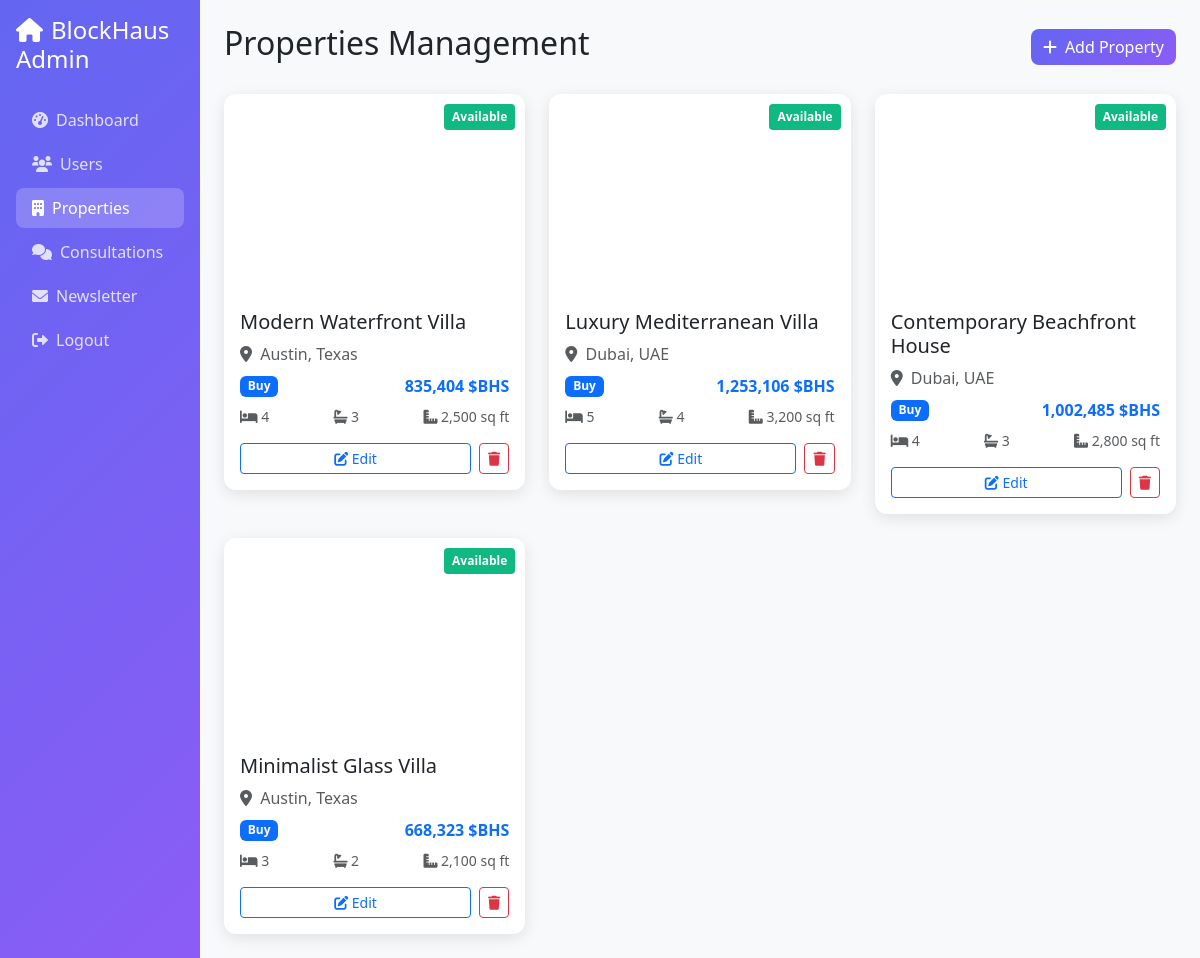
Before: /backend/admin/properties.php (signed in) with the older database file.
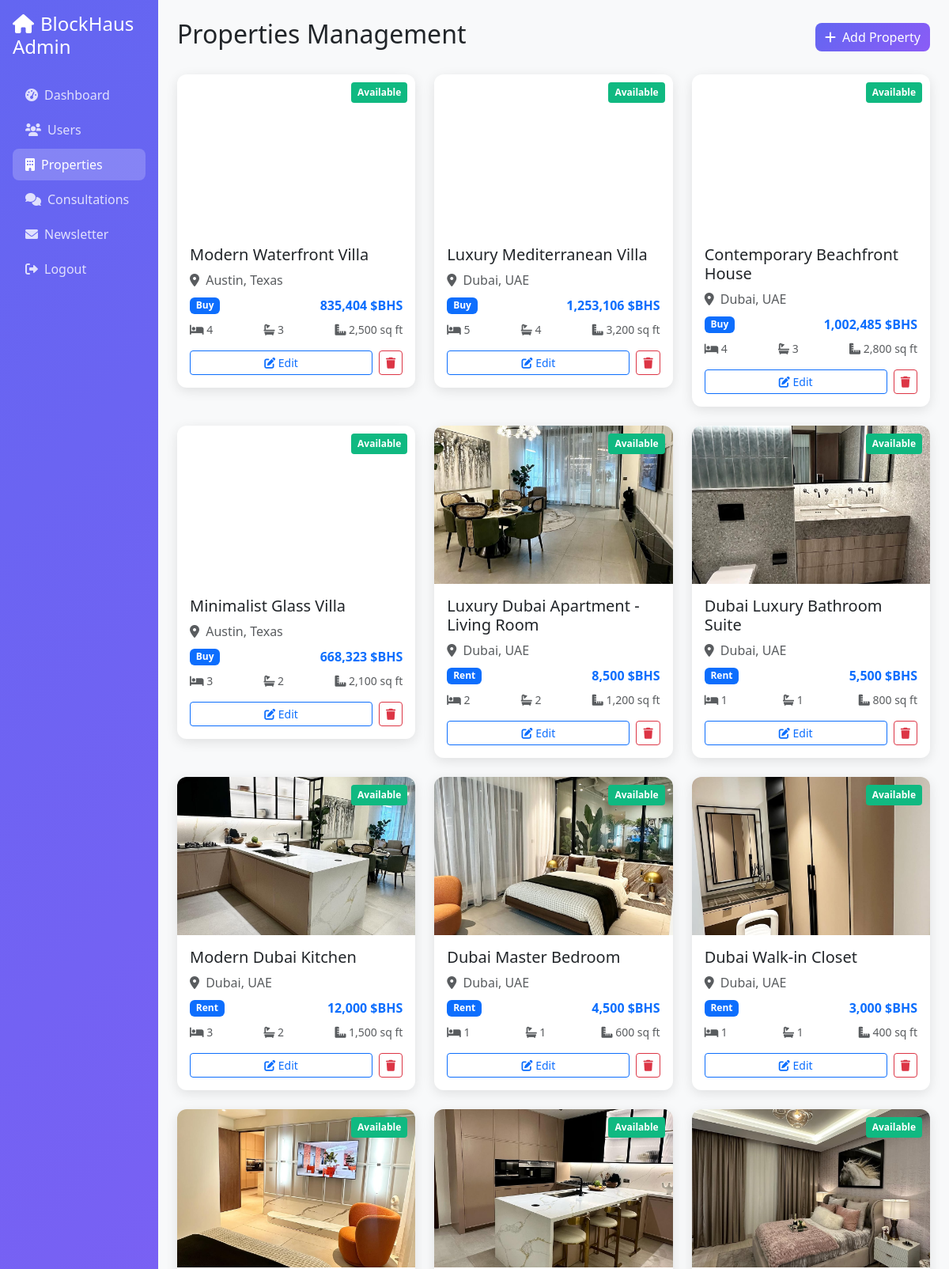
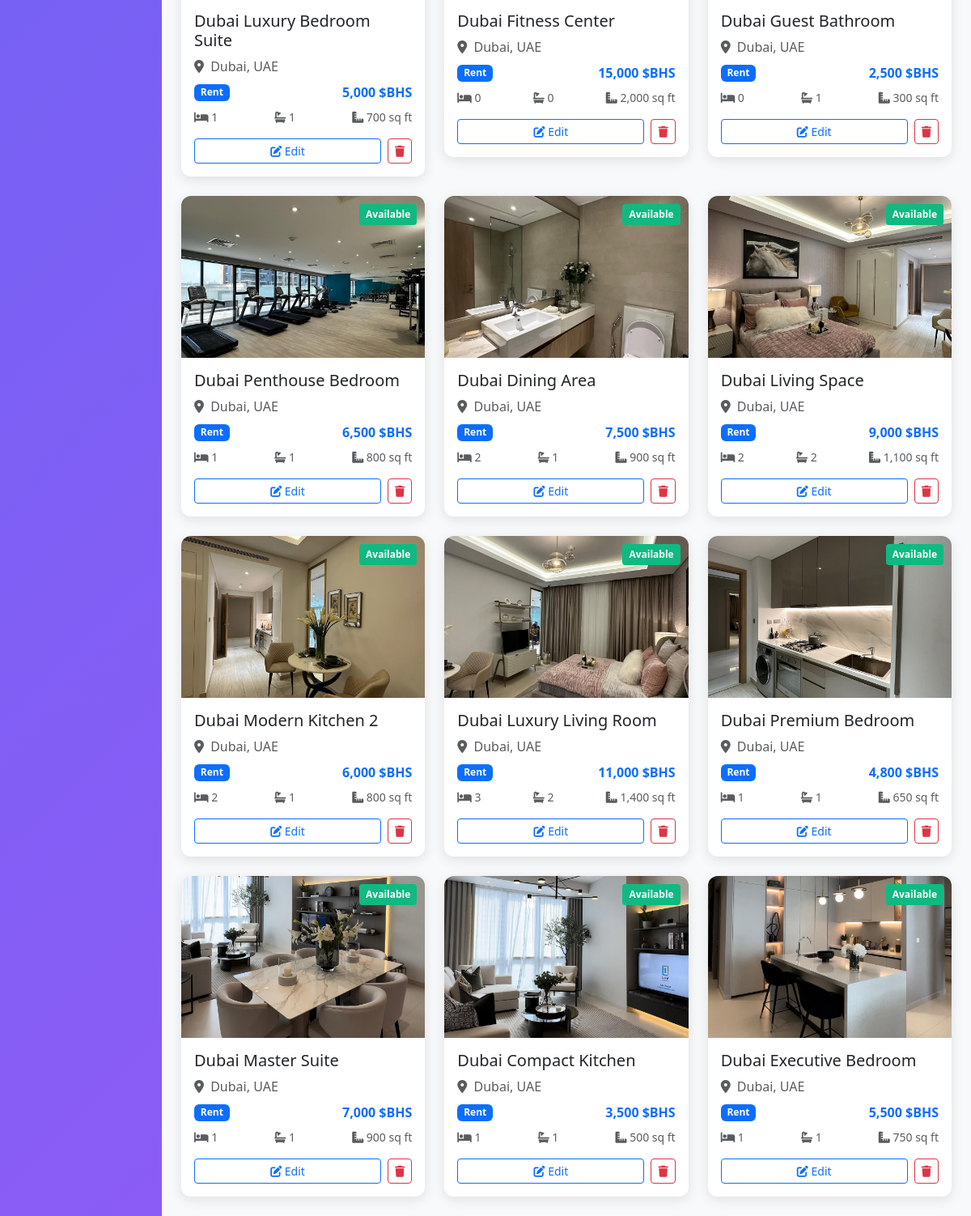
After: the same page with the newer database file (2 pictures, top to bottom).
### tables this page shows
CREATE TABLE IF NOT EXISTS properties (
    id INT AUTO_INCREMENT PRIMARY KEY,
    title VARCHAR(255) NOT NULL,
    description TEXT,
    location VARCHAR(255) NOT NULL,
    country ENUM('US', 'Dubai') NOT NULL,
    property_type ENUM('house', 'apartment', 'villa', 'condo') NOT NULL,
    bedrooms INT NOT NULL,
    bathrooms INT NOT NULL,
    square_feet INT NOT NULL,
    price_bhs DECIMAL(15, 2) NOT NULL,
    listing_type ENUM('buy', 'rent', 'sell', 'invest') NOT NULL,
    status ENUM('available', 'sold', 'rented', 'pending') DEFAULT 'available',
    featured BOOLEAN DEFAULT FALSE,
    images JSON,
    created_at TIMESTAMP DEFAULT CURRENT_TIMESTAMP,
    updated_at TIMESTAMP DEFAULT CURRENT_TIMESTAMP ON UPDATE CURRENT_TIMESTAMP
);

### backend/admin/properties.php (the view, shortened to what this page needs)
<?php
$database = new Database();
$conn = $database->getConnection();
$query = "SELECT * FROM properties ORDER BY created_at DESC";
$stmt = $conn->prepare($query);
$stmt->execute();
$properties = $stmt->fetchAll(PDO::FETCH_ASSOC);
?>
<!DOCTYPE html>
<html lang="en">
<head>
    <link href="https://cdn.jsdelivr.net/npm/bootstrap@5.3.0/dist/css/bootstrap.min.css" rel="stylesheet">
    <link href="https://cdnjs.cloudflare.com/ajax/libs/font-awesome/6.0.0/css/all.min.css" rel="stylesheet">
</head>
<body class="bg-light">
    <div class="container-fluid">
        <div class="row">
            <div class="col-md-3 col-lg-2 sidebar p-0">
                <div class="p-3">
                    <h4 class="text-white mb-4">
                        <i class="fas fa-home me-2"></i>BlockHaus Admin
                    </h4>
                    <nav class="nav flex-column">
                        <a class="nav-link" href="index.php">
                            <i class="fas fa-tachometer-alt me-2"></i>Dashboard
                        </a>
                        <a class="nav-link" href="users.php">
                            <i class="fas fa-users me-2"></i>Users
                        </a>
                        <a class="nav-link active" href="properties.php">
                            <i class="fas fa-building me-2"></i>Properties
                        </a>
                        <a class="nav-link" href="consultations.php">
                            <i class="fas fa-comments me-2"></i>Consultations
                        </a>
                        <a class="nav-link" href="newsletter.php">
                            <i class="fas fa-envelope me-2"></i>Newsletter
                        </a>
                        <a class="nav-link" href="logout.php">
                            <i class="fas fa-sign-out-alt me-2"></i>Logout
                        </a>
                    </nav>
                </div>
            </div>
            <div class="col-md-9 col-lg-10 p-4">
                <div class="d-flex justify-content-between align-items-center mb-4">
                    <h2>Properties Management</h2>
                    <button class="btn btn-primary" data-bs-toggle="modal" data-bs-target="#addPropertyModal">
                        <i class="fas fa-plus me-2"></i>Add Property
                    </button>
                </div>
                <div class="row g-4">
                    <?php foreach ($properties as $property): ?>
                        <?php
                        $images = json_decode($property['images'], true) ?: [];
                        $main_image = !empty($images) ? $images[0] : 'https://via.placeholder.com/400x200';
                        ?>
                        <div class="col-lg-4 col-md-6">
                            <div class="property-card">
                                <div class="property-image" style="background-image: url('<?php echo htmlspecialchars($main_image); ?>')">
                                    <div class="property-status status-<?php echo $property['status']; ?>">
                                        <?php echo ucfirst($property['status']); ?>
                                    </div>
                                </div>
                                <div class="p-3">
                                    <h5 class="mb-2"><?php echo htmlspecialchars($property['title']); ?></h5>
                                    <p class="text-muted mb-2">
                                        <i class="fas fa-map-marker-alt me-1"></i>
                                        <?php echo htmlspecialchars($property['location']); ?>
                                    </p>
                                    <div class="d-flex justify-content-between align-items-center mb-2">
                                        <span class="badge bg-primary"><?php echo ucfirst($property['listing_type']); ?></span>
                                        <strong class="text-primary"><?php echo number_format($property['price_bhs'], 0); ?> $BHS</strong>
                                    </div>
                                    <div class="d-flex justify-content-between text-muted small mb-3">
                                        <span><i class="fas fa-bed"></i> <?php echo $property['bedrooms']; ?></span>
                                        <span><i class="fas fa-bath"></i> <?php echo $property['bathrooms']; ?></span>
                                        <span><i class="fas fa-ruler-combined"></i> <?php echo number_format($property['square_feet']); ?> sq ft</span>
                                    </div>
                                    <div class="d-flex gap-2">
                                        <a href="?edit=<?php echo $property['id']; ?>" class="btn btn-outline-primary btn-sm flex-fill">
                                            <i class="fas fa-edit"></i> Edit
                                        </a>
                                        <button class="btn btn-outline-danger btn-sm" onclick="deleteProperty(<?php echo $property['id']; ?>)">
                                            <i class="fas fa-trash"></i>
                                        </button>
                                    </div>
                                </div>
                            </div>
                        </div>
                    <?php endforeach; ?>
                </div>
            </div>
        </div>
    </div>
</body>
</html>

### backend/admin/properties.php (style rules this page uses)
:root { --primary-purple: #6366f1; --secondary-purple: #8b5cf6; --light-purple: #a855f7; --dark-purple: #4c1d95; }
.sidebar { background: linear-gradient(135deg, var(--primary-purple), var(--secondary-purple)); min-height: 100vh; color: white; }
.sidebar .nav-link { color: rgba(255, 255, 255, 0.8); border-radius: 8px; margin: 2px 0; transition: all 0.3s ease; }
.sidebar .nav-link:hover, .sidebar .nav-link.active { background: rgba(255, 255, 255, 0.2); color: white; }
.property-card { background: white; border-radius: 12px; box-shadow: 0 4px 15px rgba(0, 0, 0, 0.1); overflow: hidden; transition: transform 0.3s ease; }
.property-image { height: 200px; background-size: cover; background-position: center; position: relative; }
.property-status { position: absolute; top: 10px; right: 10px; padding: 4px 8px; border-radius: 4px; font-size: 12px; font-weight: bold; }
.status-available { background: #10b981; color: white; }
.btn-primary { background: linear-gradient(135deg, var(--primary-purple), var(--secondary-purple)); border: none; border-radius: 8px; }

Changed rows visible on the page:
added properties: shows a picture, status "Available", title "Luxury Dubai Apartment - Living Room", location "Dubai, UAE", listing_type "Rent", price_bhs "8,500", bedrooms "2", bathrooms "2", square_feet "1,200"
added properties: shows a picture, status "Available", title "Dubai Luxury Bathroom Suite", location "Dubai, UAE", listing_type "Rent", price_bhs "5,500", bedrooms "1", bathrooms "1", square_feet "800"
added properties: shows a picture, status "Available", title "Modern Dubai Kitchen", location "Dubai, UAE", listing_type "Rent", price_bhs "12,000", bedrooms "3", bathrooms "2", square_feet "1,500"
added properties: shows a picture, status "Available", title "Dubai Master Bedroom", location "Dubai, UAE", listing_type "Rent", price_bhs "4,500", bedrooms "1", bathrooms "1", square_feet "600"
added properties: shows a picture, status "Available", title "Dubai Walk-in Closet", location "Dubai, UAE", listing_type "Rent", price_bhs "3,000", bedrooms "1", bathrooms "1", square_feet "400"
added properties: shows a picture, status "Available", title "Dubai Luxury Bedroom Suite", location "Dubai, UAE", listing_type "Rent", price_bhs "5,000", bedrooms "1", bathrooms "1", square_feet "700"
added properties: shows a picture, status "Available", title "Dubai Fitness Center", location "Dubai, UAE", listing_type "Rent", price_bhs "15,000", bedrooms "0", bathrooms "0", square_feet "2,000"
added properties: shows a picture, status "Available", title "Dubai Guest Bathroom", location "Dubai, UAE", listing_type "Rent", price_bhs "2,500", bedrooms "0", bathrooms "1", square_feet "300"
added properties: shows a picture, status "Available", title "Dubai Penthouse Bedroom", location "Dubai, UAE", listing_type "Rent", price_bhs "6,500", bedrooms "1", bathrooms "1", square_feet "800"
added properties: shows a picture, status "Available", title "Dubai Dining Area", location "Dubai, UAE", listing_type "Rent", price_bhs "7,500", bedrooms "2", bathrooms "1", square_feet "900"
added properties: shows a picture, status "Available", title "Dubai Living Space", location "Dubai, UAE", listing_type "Rent", price_bhs "9,000", bedrooms "2", bathrooms "2", square_feet "1,100"
added properties: shows a picture, status "Available", title "Dubai Modern Kitchen 2", location "Dubai, UAE", listing_type "Rent", price_bhs "6,000", bedrooms "2", bathrooms "1", square_feet "800"
added properties: shows a picture, status "Available", title "Dubai Luxury Living Room", location "Dubai, UAE", listing_type "Rent", price_bhs "11,000", bedrooms "3", bathrooms "2", square_feet "1,400"
added properties: shows a picture, status "Available", title "Dubai Premium Bedroom", location "Dubai, UAE", listing_type "Rent", price_bhs "4,800", bedrooms "1", bathrooms "1", square_feet "650"
added properties: shows a picture, status "Available", title "Dubai Master Suite", location "Dubai, UAE", listing_type "Rent", price_bhs "7,000", bedrooms "1", bathrooms "1", square_feet "900"
added properties: shows a picture, status "Available", title "Dubai Compact Kitchen", location "Dubai, UAE", listing_type "Rent", price_bhs "3,500", bedrooms "1", bathrooms "1", square_feet "500"
added properties: shows a picture, status "Available", title "Dubai Executive Bedroom", location "Dubai, UAE", listing_type "Rent", price_bhs "5,500", bedrooms "1", bathrooms "1", square_feet "750"
